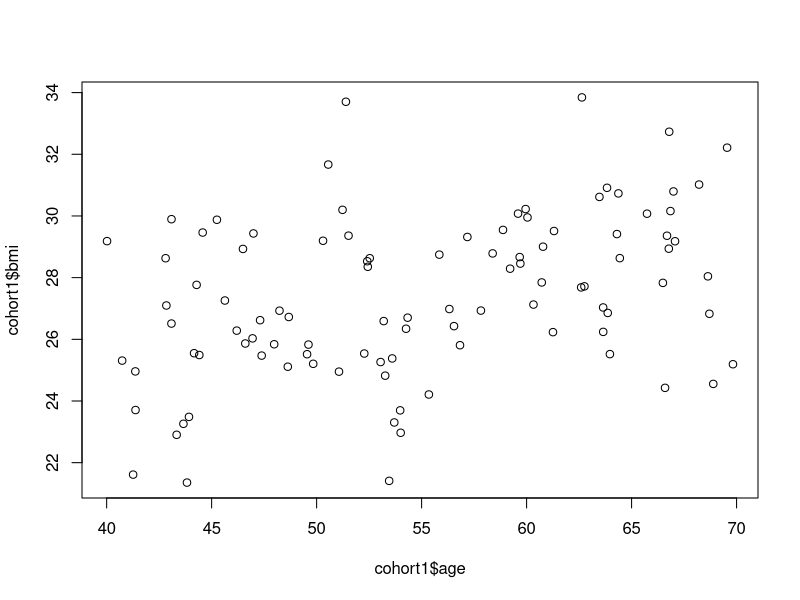
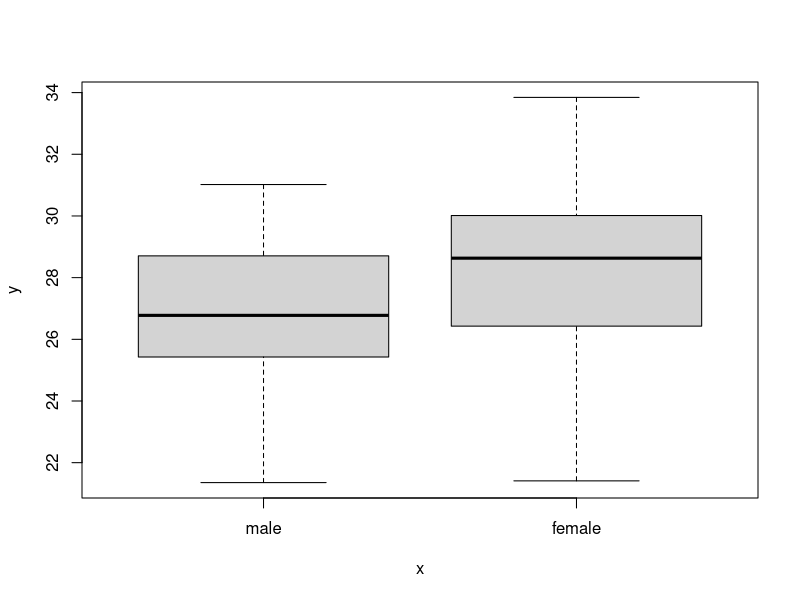
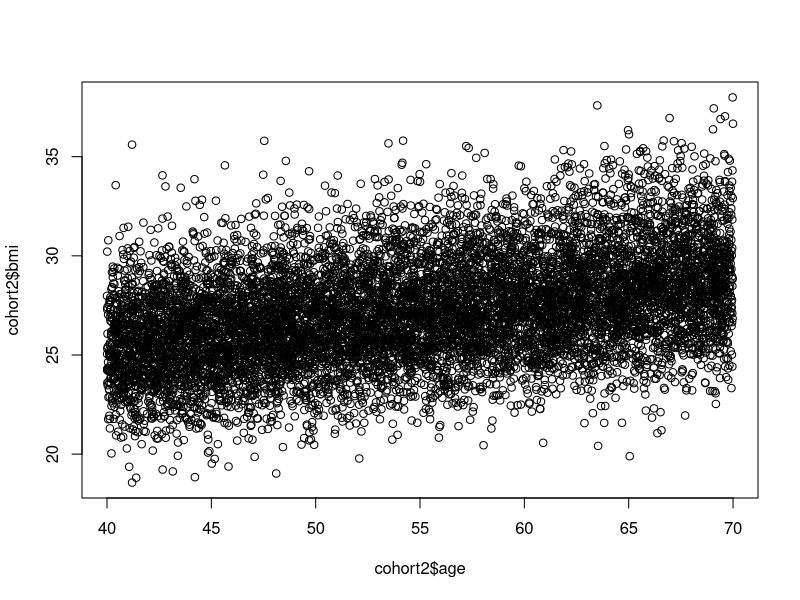
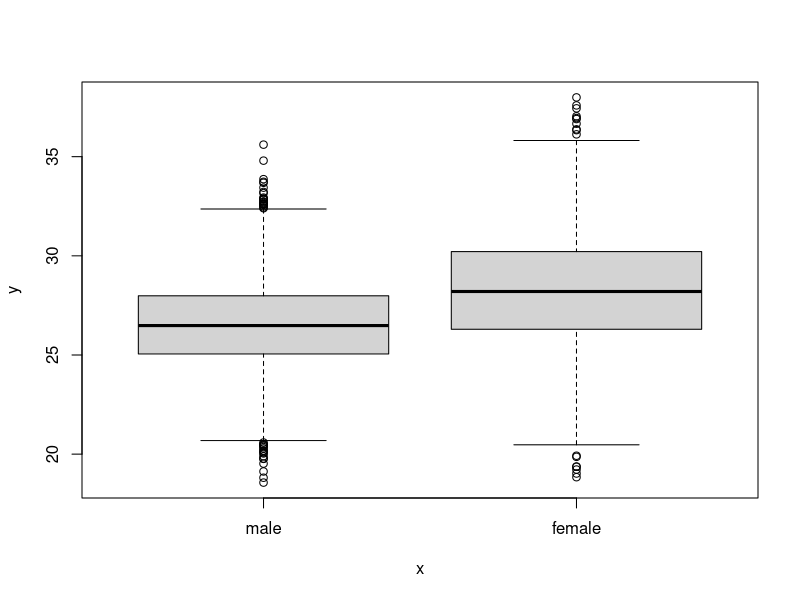
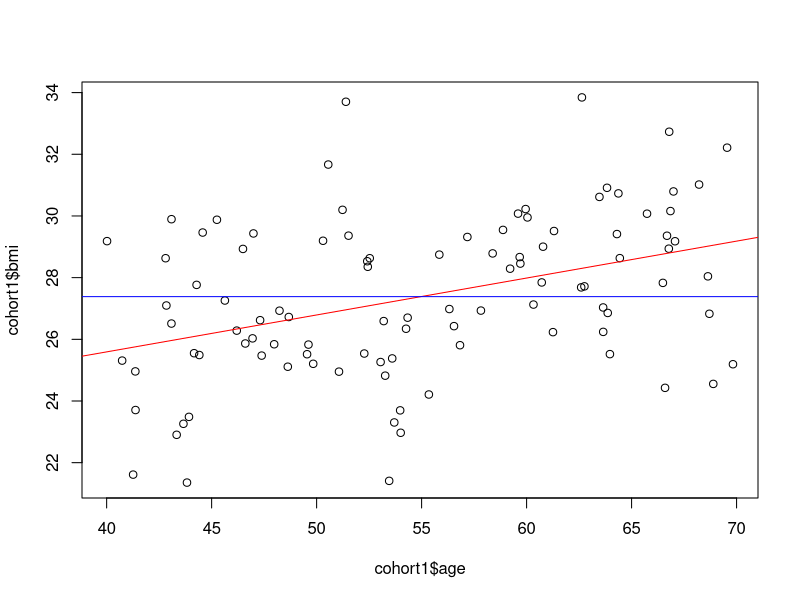
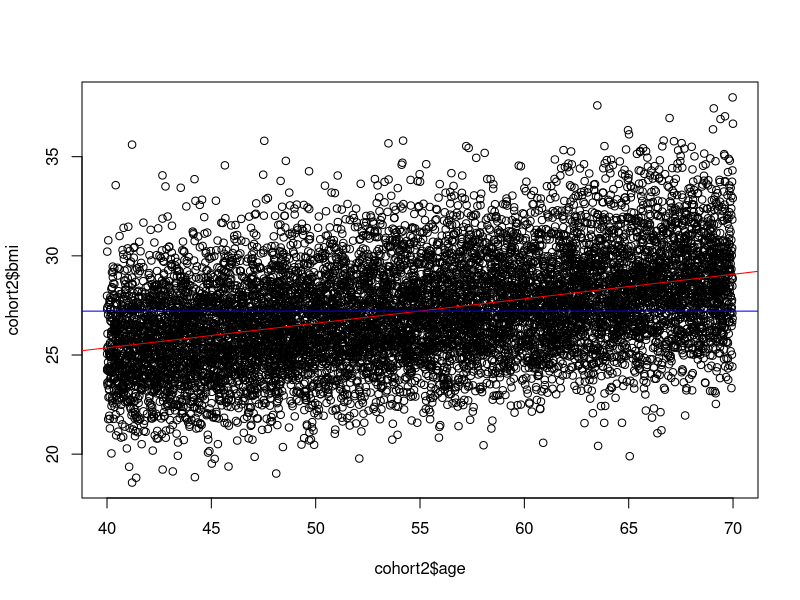
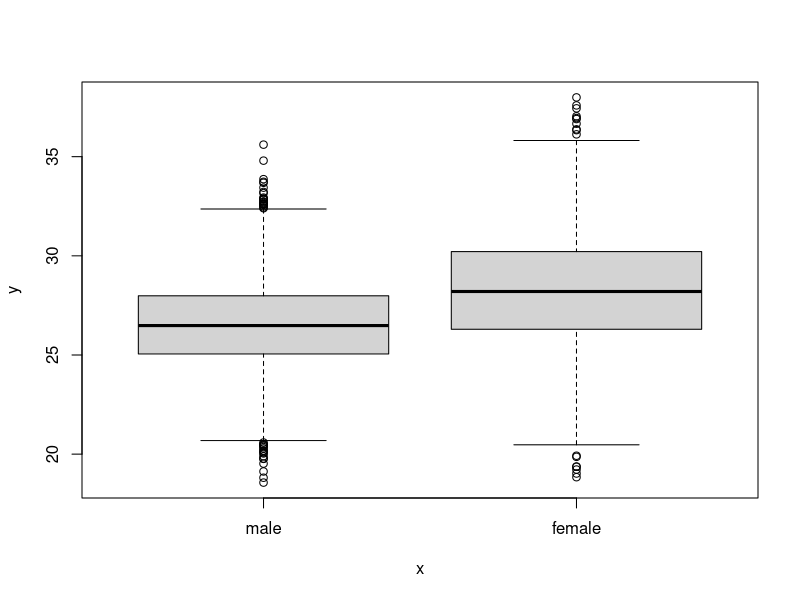
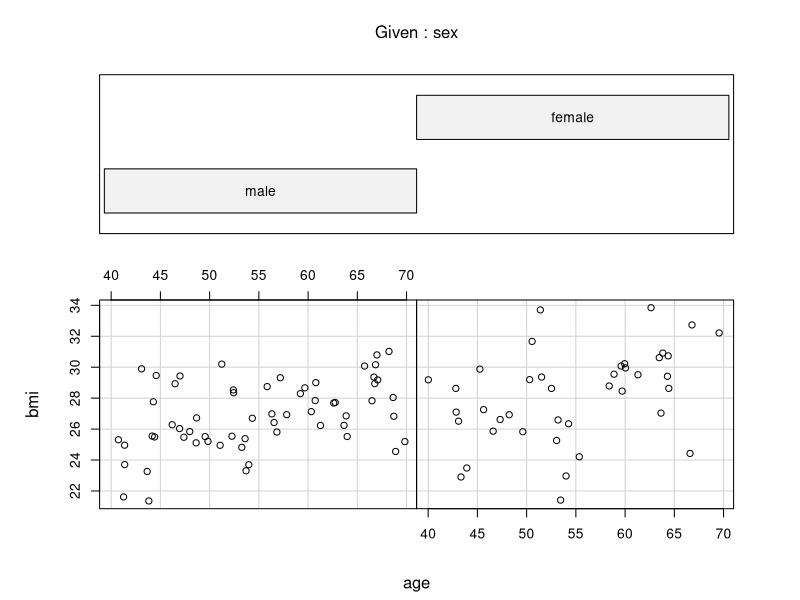

Source code (R) for these figures, in order:
###Creates SimCohort

simCohort <- function(N,S){
    set.seed(S)
    ###Jakob

       
    id <- c(1:N)

    
    #creates a sex variable for first 600 and appends last 400
    sex <- rep.int(0,N*6/10)
    sex <- append(sex, rep.int(1,N*4/10))
    
    #creates dataframe from SEX and ID vectors
    dataContinuous = data.frame("sex" = sex, "id" = id)
    
    dataContinuous$age <- runif(N, min = 40, max = 70)
    

    dataContinuous$bmi <- ifelse(dataContinuous$sex==0, 21 + 0.1*dataContinuous$age + rnorm(N, 0 , 2), 20 + 0.15*dataContinuous$age + rnorm(N, 0 , 2.5))
    
        ###OMAR

    dataContinuous$bmi <- ifelse(dataContinuous$sex==0, 21 + 0.1*dataContinuous$age + rnorm(N, 0 , 2), 20 + 0.15*dataContinuous$age + rnorm(N, 0 , 2.5))
    ###OMAR

    #Output data frame
    dataCategorical = data.frame(sex, id)
    
    #Generate ethnicity
    dataCategorical$ethnic <-rbinom(N, 1, 0.05)
    
    #Generate smoking status
    smoke <- c(0, 1, 2)
    
    dataCategorical$smoke <- ifelse(dataCategorical$sex == 0, sample(smoke, N, replace = TRUE, prob = c(0.5, 0.3, 0.2)), sample(smoke, N, replace = TRUE, prob = c(0.6, 0.3, 0.1)))    

    dataCategorical$smoke <- ifelse(dataCategorical$sex == 0, sample(smoke, N, replace = TRUE, prob = c(0.5, 0.3, 0.2)), sample(smoke, N, replace = TRUE, prob = c(0.6, 0.3, 0.1)))
    
    dataCategorical$smoke <- factor (dataCategorical$smoke,
                                     levels = c(0, 1, 2),
                                     labels = c("never", "ex", "current"))
    ###Analysis
    total <- merge(dataContinuous,dataCategorical, by=c("id","sex"))
    
    #change numeric storage type to factor
    
    total$ethnic <- factor (total$ethnic,
                            levels = c(0, 1),
                            labels = c("non-white", "white"))
    
    total$sex <- factor (total$sex,
                         levels = c(0, 1),
                         labels = c("male", "female"))
    
    return(total)
}
#creates sample cohorts

simCohort(20000,1)


cohort1 <- simCohort(100, 123)

cohort2 <- simCohort(10000, 987)


#plots associations to examine

#plots associations

plot(cohort1$age,cohort1$bmi)
plot(cohort1$sex,cohort1$bmi)

plot(cohort2$age,cohort2$bmi)
plot(cohort2$sex,cohort2$bmi)



# cohort1 -----------------------------------------------------------------


#creates linear models with single explanatory variable

bmi.mod <- lm(bmi ~ age, cohort1)
plot(cohort1$age,cohort1$bmi)
mean.bmi <- mean(cohort1$bmi)
abline(bmi.mod, col="red")
abline(h=mean.bmi, col="blue")
summary(bmi.mod)

bmi.mod <- lm(bmi ~ sex, cohort1)

bmi.mod <- lm(bmi ~ age, cohort2)
plot(cohort2$age,cohort2$bmi)
mean.bmi <- mean(cohort2$bmi)
abline(bmi.mod, col="red")
abline(h=mean.bmi, col="blue")
summary(bmi.mod)
#blue line indicate null-hypothesis, positiv slope indicates age affects BMI

##this plot indicates sex influences BMI
plot(cohort2$sex,cohort2$bmi)

##linear models with multiple explanatory variables

#plots the BMI by explanatory variables from cohort1
coplot(bmi~age|sex,cohort1)
#This plot indicates that sex affects the intersection of BMI, let's examine the slope for men and women:
summary(lm(bmi~age, sex == "male", data=cohort1))
summary(lm(bmi~age, sex == "female", data=cohort1))
#from the coeefficiens it appears that for men an increase of 1 year increases BMI with 0,09 abd for women it's 0,11
#The intersects are different indicating a difference in bmi at the same age


# Cohort2----
#plots the BMI by explanatory variables from cohort2
coplot(bmi~age|sex,cohort2)

#This plot indicates that sex affects atleast the deviation, let's examine the slope for men and women:
summary(lm(bmi~age, sex == "male", data=cohort2))
summary(lm(bmi~age, sex == "female", data=cohort2))

## the second cohort a closer to the true slope value, representing a a larger sample size. It is also
#noted a larger standard error for women

#multiple linear regression, notice the difference in slope and intersection. Cohort2 converges towards the true value
#of bmi at year 40 (know from the equation)

bmiMultiRegression <- lm(bmi~age*sex, cohort1)
bmiMultiRegression
plot(cohort1$age, fitted(bmiMultiRegression))

bmiMultiRegression <- lm(bmi~age*sex, cohort2)
bmiMultiRegression
plot(cohort2$age, fitted(bmiMultiRegression))
#notice that for females, the age effect is increased by 0,05 per year. Being female however reduces BMI with 0,9

#creates linear models
bmi.mod <- lm(formula = bmi ~ age, cohort1)
bmi.mod

bmi.mod <- lm(formula = bmi ~ sex, cohort1)
bmi.mod
plot(bmi.mod)

